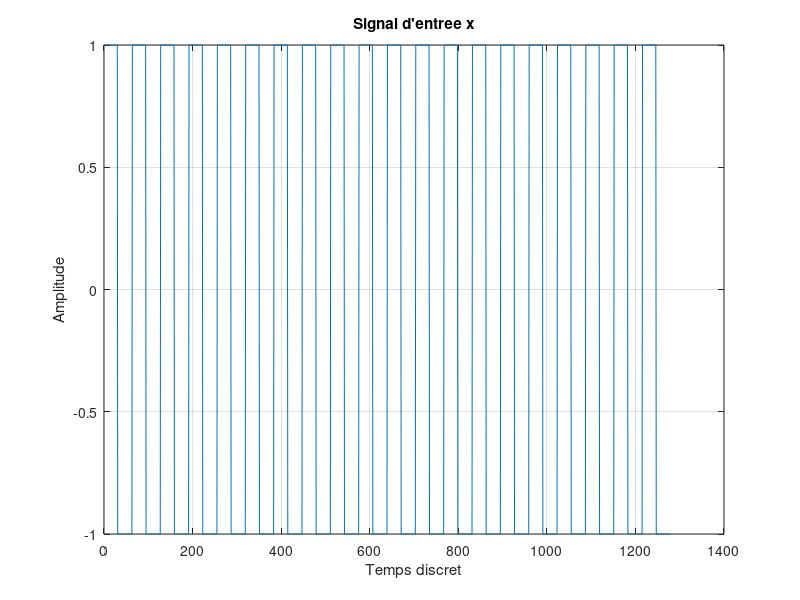
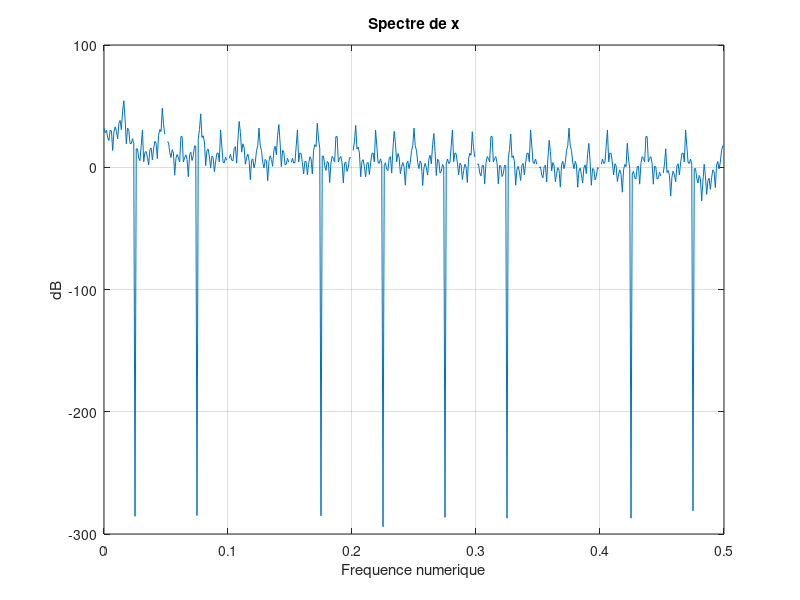
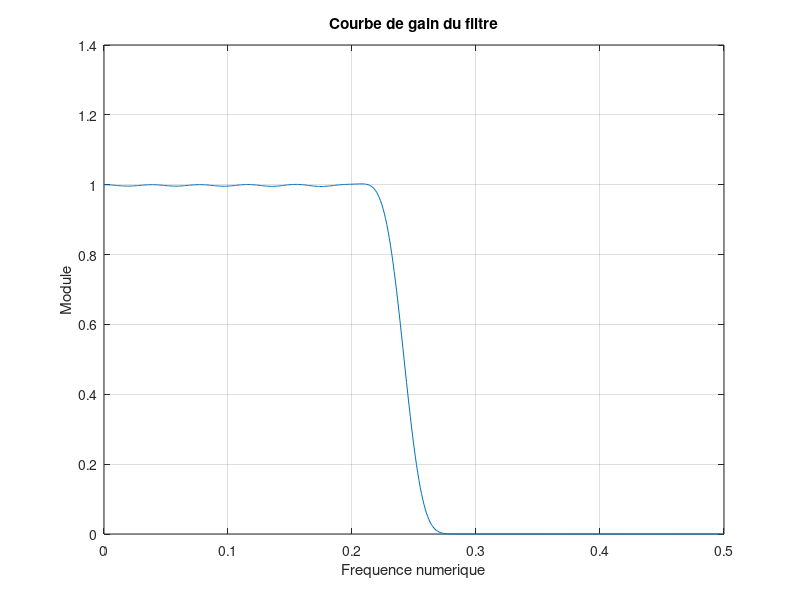
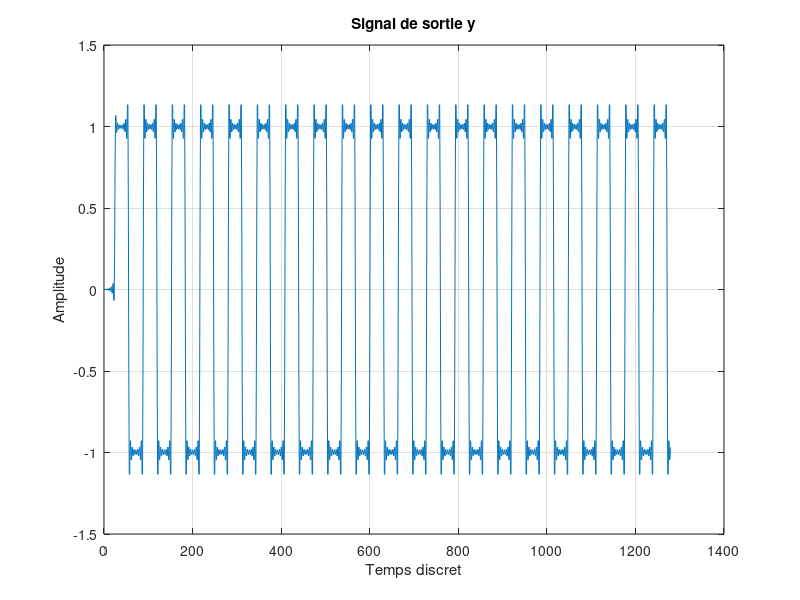

Reproduce these figures in MATLAB, in order.
clc; clear; close all

load("Filtre_RIF_TP1.mat")

P = 20;

%% Generation d'un signal d'entree creneaux
p = zeros(64, 1);
p(1:32) = 1;
p(32:64) = -1;
x = p;

for i = 1:P-1
    x = [x;p];
end

t = (0:size(x)-1)';

figure(1)
plot(t, x)
grid()
title("Signal d'entree x")
xlabel("Temps discret")
ylabel("Amplitude")

k = 500;
[X, w] = freqz(x, 1, k);
tftd_x = 10*log10(abs(X.^2));
f = w/(2*pi);

figure(2)
plot(f, tftd_x)
grid()
title("Spectre de x")
xlabel("Frequence numerique")
ylabel("dB")
%plusieurs harmoniques, fondamental a 0.016 Hz, ampl de 525, puis 0.047 hz
%pour 257 et enfin 0.078 hz et ampl de 153. residus ensuite
%% Importation du filtre
[H, w_h] = freqz(h_RIF, 1, k);
tftd_h = abs(H.^2);
f_h = w_h/(2*pi);

figure(3)
plot(f_h, tftd_h)
grid()
title("Courbe de gain du filtre")
xlabel("Frequence numerique")
ylabel("Module")
%fc = 0.225 Hz
%% Application du filtre
y = filter(h_RIF', 1, x);
[Y, w] = freqz(y, 1, k);
tftd_y = 10*log10(abs(Y.^2)); %pour voir la diff

figure(4)
plot(t, y)
grid()
title("Signal de sortie y")
xlabel("Temps discret")
ylabel("Amplitude")

figure(5)
plot(f, tftd_y)
grid()
title("Spectre de sortie y")
xlabel("Frequence numerique")
ylabel("dB")
%harmoniques + residus jusqu'a 0.25 hz, ensuite rien
%amplitude reduite des harmoniques, frequences inchangees

figure(6)
plot(f, tftd_x)
hold on
plot(f, tftd_y)
grid()
title("Comparaison spectres entree/sortie")
ylabel("dB")
xlabel("Frequence numerique")
legend("Entree x", "Sortie y")